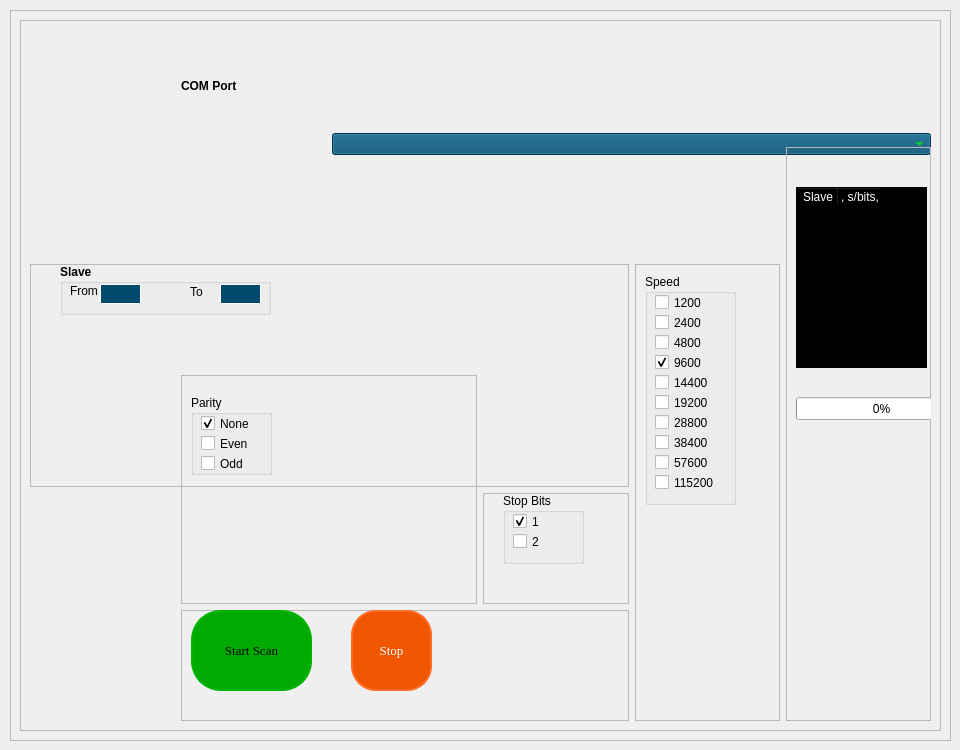
      <widget class="QWidget" name="tab_scan">
       <attribute name="title">
        <string>ModBus Scan</string>
       </attribute>
       <widget class="QFrame" name="frame_5">
        <property name="geometry">
         <rect>
          <x>10</x>
          <y>10</y>
          <width>941</width>
          <height>731</height>
         </rect>
        </property>
        <property name="frameShape">
         <enum>QFrame::StyledPanel</enum>
        </property>
        <property name="frameShadow">
         <enum>QFrame::Raised</enum>
        </property>
        <layout class="QHBoxLayout" name="horizontalLayout">
         <item>
          <widget class="QFrame" name="skan_mb_top_frame">
           <property name="frameShape">
            <enum>QFrame::StyledPanel</enum>
           </property>
           <property name="frameShadow">
            <enum>QFrame::Raised</enum>
           </property>
           <layout class="QGridLayout" name="gridLayout_5">
            <item row="5" column="1" colspan="3">
             <widget class="QFrame" name="frame_13">
              <property name="frameShape">
               <enum>QFrame::StyledPanel</enum>
              </property>
              <property name="frameShadow">
               <enum>QFrame::Raised</enum>
              </property>
              <widget class="QPushButton" name="pushButton_scan">
               <property name="geometry">
                <rect>
                 <x>10</x>
                 <y>0</y>
                 <width>121</width>
                 <height>81</height>
                </rect>
               </property>
               <property name="font">
                <font>
                 <family>Georgia</family>
                 <pointsize>10</pointsize>
                 <weight>9</weight>
                 <italic>false</italic>
                 <bold>false</bold>
                 <strikeout>false</strikeout>
                </font>
               </property>
               <property name="styleSheet">
                <string notr="true">QPushButton {
	background-color: rgb(0, 170, 0);
	border: none;
	border-left: 2px solid rgb(0, 180, 0);
	border-top: 2px solid rgb(0, 180, 0);
	border-right: 2px solid rgb(0, 180, 0);	
	border-bottom: 2px solid rgb(0, 180, 0);
	font: 75 10pt &quot;Georgia&quot;;
	color: rgb(0, 0, 0);
	border-radius: 30px;
}

QPushButton:hover {
	background-color: rgb(0, 160, 0);
	border-left: 2px solid rgb(0, 160, 0);
	border-top: 2px solid rgb(0, 160, 0);
	border-right: 2px solid rgb(0, 160, 0);	
	border-bottom: 2px solid rgb(0, 160, 0);
}

QPushButton:pressed {
	background-color: rgb(0, 180, 0);
	border-left: 2px solid rgb(0, 130, 0);
	border-top: 2px solid rgb(0, 130, 0);
	border-right: 2px solid rgb(0, 130, 0);	
	border-bottom: 2px solid rgb(0, 130, 0);
}
</string>
               </property>
               <property name="text">
                <string>Start Scan</string>
               </property>
              </widget>
              <widget class="QPushButton" name="pushButton_stop_scan">
               <property name="geometry">
                <rect>
                 <x>170</x>
                 <y>0</y>
                 <width>81</width>
                 <height>81</height>
                </rect>
               </property>
               <property name="font">
                <font>
                 <family>Georgia</family>
                 <pointsize>10</pointsize>
                 <weight>9</weight>
                 <italic>false</italic>
                 <bold>false</bold>
                </font>
               </property>
               <property name="styleSheet">
                <string notr="true">QPushButton {
	background-color: rgb(240, 85, 0);
	color: rgb(255, 255, 255);
	border: none;
	border-left: 2px solid rgb(255, 108, 35);
	border-top: 2px solid rgb(255, 108, 35);
	border-right: 2px solid rgb(255, 108, 35);	
	border-bottom: 2px solid rgb(255, 108, 35);
	font: 75 10pt &quot;Georgia&quot;;
	border-radius: 25px;
}

QPushButton:hover {
	background-color: rgb(230, 85, 0);
	border-left: 2px solid rgb(230, 85, 0);
	border-top: 2px solid rgb(230, 85, 0);
	border-right: 2px solid rgb(230, 85, 0);	
	border-bottom: 2px solid rgb(230, 85, 0);
}

QPushButton:pressed {
	background-color: rgb(250, 85, 0);
	border-left: 2px solid rgb(180, 60, 0);
	border-top: 2px solid rgb(180, 60, 0);
	border-right: 2px solid rgb(180, 60, 0);	
	border-bottom: 2px solid rgb(180, 60, 0);
}</string>
               </property>
               <property name="text">
                <string>Stop</string>
               </property>
              </widget>
             </widget>
            </item>
            <item row="0" column="2" rowspan="2" colspan="4">
             <widget class="QComboBox" name="comboBox_com_port">
              <property name="styleSheet">
               <string notr="true">background-color: rgb(0, 74, 109);
color: rgb(4, 255, 0);</string>
              </property>
             </widget>
            </item>
            <item row="3" column="1" rowspan="2" colspan="2">
             <widget class="QFrame" name="frame_9">
              <property name="frameShape">
               <enum>QFrame::StyledPanel</enum>
              </property>
              <property name="frameShadow">
               <enum>QFrame::Raised</enum>
              </property>
              <widget class="QGroupBox" name="groupBox_parity">
               <property name="geometry">
                <rect>
                 <x>10</x>
                 <y>20</y>
                 <width>81</width>
                 <height>80</height>
                </rect>
               </property>
               <property name="title">
                <string>Parity</string>
               </property>
               <widget class="QCheckBox" name="check_box_none_3">
                <property name="geometry">
                 <rect>
                  <x>10</x>
                  <y>20</y>
                  <width>62</width>
                  <height>17</height>
                 </rect>
                </property>
                <property name="text">
                 <string>None</string>
                </property>
                <property name="checked">
                 <bool>true</bool>
                </property>
                <property name="autoRepeat">
                 <bool>false</bool>
                </property>
                <property name="autoExclusive">
                 <bool>false</bool>
                </property>
                <property name="tristate">
                 <bool>false</bool>
                </property>
               </widget>
               <widget class="QCheckBox" name="check_box_even_3">
                <property name="geometry">
                 <rect>
                  <x>10</x>
                  <y>40</y>
                  <width>62</width>
                  <height>17</height>
                 </rect>
                </property>
                <property name="text">
                 <string>Even</string>
                </property>
               </widget>
               <widget class="QCheckBox" name="check_box_odd_3">
                <property name="geometry">
                 <rect>
                  <x>10</x>
                  <y>60</y>
                  <width>62</width>
                  <height>17</height>
                 </rect>
                </property>
                <property name="text">
                 <string>Odd</string>
                </property>
               </widget>
              </widget>
             </widget>
            </item>
            <item row="4" column="3">
             <widget class="QFrame" name="frame_10">
              <property name="frameShape">
               <enum>QFrame::StyledPanel</enum>
              </property>
              <property name="frameShadow">
               <enum>QFrame::Raised</enum>
              </property>
              <widget class="QGroupBox" name="groupBox_s_bits">
               <property name="geometry">
                <rect>
                 <x>20</x>
                 <y>0</y>
                 <width>81</width>
                 <height>71</height>
                </rect>
               </property>
               <property name="title">
                <string>Stop Bits</string>
               </property>
               <widget class="QCheckBox" name="check_box_sb1_3">
                <property name="geometry">
                 <rect>
                  <x>10</x>
                  <y>20</y>
                  <width>62</width>
                  <height>17</height>
                 </rect>
                </property>
                <property name="text">
                 <string>1</string>
                </property>
                <property name="checked">
                 <bool>true</bool>
                </property>
               </widget>
               <widget class="QCheckBox" name="check_box_sb2_3">
                <property name="geometry">
                 <rect>
                  <x>10</x>
                  <y>40</y>
                  <width>62</width>
                  <height>17</height>
                 </rect>
                </property>
                <property name="text">
                 <string>2</string>
                </property>
               </widget>
              </widget>
             </widget>
            </item>
            <item row="2" column="0" rowspan="2" colspan="4">
             <widget class="QFrame" name="frame_6">
              <property name="frameShape">
               <enum>QFrame::StyledPanel</enum>
              </property>
              <property name="frameShadow">
               <enum>QFrame::Raised</enum>
              </property>
              <widget class="QGroupBox" name="group_box_slave">
               <property name="geometry">
                <rect>
                 <x>30</x>
                 <y>0</y>
                 <width>211</width>
                 <height>51</height>
                </rect>
               </property>
               <property name="font">
                <font>
                 <weight>75</weight>
                 <bold>true</bold>
                </font>
               </property>
               <property name="title">
                <string>Slave</string>
               </property>
               <widget class="QLineEdit" name="etr_slave_to_3">
                <property name="geometry">
                 <rect>
                  <x>160</x>
                  <y>20</y>
                  <width>41</width>
                  <height>20</height>
                 </rect>
                </property>
                <property name="font">
                 <font>
                  <weight>50</weight>
                  <bold>false</bold>
                 </font>
                </property>
                <property name="styleSheet">
                 <string notr="true">QLineEdit {
border: 1px solid rgb(255, 255, 255);
background-color: rgb(0, 74, 109);
color: rgb(4, 255, 0);
}</string>
                </property>
                <property name="inputMask">
                 <string/>
                </property>
                <property name="text">
                 <string/>
                </property>
               </widget>
               <widget class="QLabel" name="lbl_from_3">
                <property name="geometry">
                 <rect>
                  <x>10</x>
                  <y>20</y>
                  <width>43</width>
                  <height>13</height>
                 </rect>
                </property>
                <property name="font">
                 <font>
                  <weight>50</weight>
                  <bold>false</bold>
                 </font>
                </property>
                <property name="text">
                 <string>From</string>
                </property>
               </widget>
               <widget class="QLabel" name="lbl_to_3">
                <property name="geometry">
                 <rect>
                  <x>130</x>
                  <y>20</y>
                  <width>21</width>
                  <height>16</height>
                 </rect>
                </property>
                <property name="font">
                 <font>
                  <weight>50</weight>
                  <bold>false</bold>
                 </font>
                </property>
                <property name="text">
                 <string>To</string>
                </property>
               </widget>
               <widget class="QLineEdit" name="etr_slave_from_3">
                <property name="geometry">
                 <rect>
                  <x>40</x>
                  <y>20</y>
                  <width>41</width>
                  <height>20</height>
                 </rect>
                </property>
                <property name="font">
                 <font>
                  <weight>50</weight>
                  <bold>false</bold>
                 </font>
                </property>
                <property name="styleSheet">
                 <string notr="true">QLineEdit {
border: 1px solid rgb(255, 255, 255);
background-color: rgb(0, 74, 109);
color: rgb(4, 255, 0);
}</string>
                </property>
                <property name="inputMask">
                 <string/>
                </property>
                <property name="text">
                 <string/>
                </property>
               </widget>
              </widget>
             </widget>
            </item>
            <item row="2" column="4" rowspan="4">
             <widget class="QFrame" name="frame_11">
              <property name="frameShape">
               <enum>QFrame::StyledPanel</enum>
              </property>
              <property name="frameShadow">
               <enum>QFrame::Raised</enum>
              </property>
              <widget class="QGroupBox" name="groupBox_speeds">
               <property name="geometry">
                <rect>
                 <x>10</x>
                 <y>10</y>
                 <width>91</width>
                 <height>231</height>
                </rect>
               </property>
               <property name="title">
                <string>Speed</string>
               </property>
               <widget class="QCheckBox" name="checkBox_1202">
                <property name="geometry">
                 <rect>
                  <x>10</x>
                  <y>20</y>
                  <width>62</width>
                  <height>17</height>
                 </rect>
                </property>
                <property name="text">
                 <string>1200</string>
                </property>
               </widget>
               <widget class="QCheckBox" name="checkBox_2402">
                <property name="geometry">
                 <rect>
                  <x>10</x>
                  <y>40</y>
                  <width>62</width>
                  <height>17</height>
                 </rect>
                </property>
                <property name="text">
                 <string>2400</string>
                </property>
               </widget>
               <widget class="QCheckBox" name="checkBox_4802">
                <property name="geometry">
                 <rect>
                  <x>10</x>
                  <y>60</y>
                  <width>62</width>
                  <height>17</height>
                 </rect>
                </property>
                <property name="text">
                 <string>4800</string>
                </property>
               </widget>
               <widget class="QCheckBox" name="checkBox_9602">
                <property name="geometry">
                 <rect>
                  <x>10</x>
                  <y>80</y>
                  <width>62</width>
                  <height>17</height>
                 </rect>
                </property>
                <property name="text">
                 <string>9600</string>
                </property>
                <property name="checked">
                 <bool>true</bool>
                </property>
               </widget>
               <widget class="QCheckBox" name="checkBox_14402">
                <property name="geometry">
                 <rect>
                  <x>10</x>
                  <y>100</y>
                  <width>62</width>
                  <height>17</height>
                 </rect>
                </property>
                <property name="text">
                 <string>14400</string>
                </property>
               </widget>
               <widget class="QCheckBox" name="checkBox_19202">
                <property name="geometry">
                 <rect>
                  <x>10</x>
                  <y>120</y>
                  <width>62</width>
                  <height>17</height>
                 </rect>
                </property>
                <property name="text">
                 <string>19200</string>
                </property>
               </widget>
               <widget class="QCheckBox" name="checkBox_28802">
                <property name="geometry">
                 <rect>
                  <x>10</x>
                  <y>140</y>
                  <width>62</width>
                  <height>17</height>
                 </rect>
                </property>
                <property name="text">
                 <string>28800</string>
                </property>
               </widget>
               <widget class="QCheckBox" name="checkBox_38402">
                <property name="geometry">
                 <rect>
                  <x>10</x>
                  <y>160</y>
                  <width>62</width>
                  <height>17</height>
                 </rect>
                </property>
                <property name="text">
                 <string>38400</string>
                </property>
               </widget>
               <widget class="QCheckBox" name="checkBox_57602">
                <property name="geometry">
                 <rect>
                  <x>10</x>
                  <y>180</y>
                  <width>62</width>
                  <height>17</height>
                 </rect>
                </property>
                <property name="text">
                 <string>57600</string>
                </property>
               </widget>
               <widget class="QCheckBox" name="checkBox_115202">
                <property name="geometry">
                 <rect>
                  <x>10</x>
                  <y>200</y>
                  <width>62</width>
                  <height>17</height>
                 </rect>
                </property>
                <property name="text">
                 <string>115200</string>
                </property>
               </widget>
              </widget>
             </widget>
            </item>
            <item row="1" column="5" rowspan="5">
             <widget class="QFrame" name="frame_12">
              <property name="frameShape">
               <enum>QFrame::StyledPanel</enum>
              </property>
              <property name="frameShadow">
               <enum>QFrame::Raised</enum>
              </property>
              <widget class="QTableWidget" name="table_devices">
               <property name="enabled">
                <bool>true</bool>
               </property>
               <property name="geometry">
                <rect>
                 <x>10</x>
                 <y>40</y>
                 <width>131</width>
                 <height>181</height>
                </rect>
               </property>
               <property name="sizePolicy">
                <sizepolicy hsizetype="Expanding" vsizetype="Expanding">
                 <horstretch>0</horstretch>
                 <verstretch>0</verstretch>
                </sizepolicy>
               </property>
               <property name="palette">
                <palette>
                 <active>
                  <colorrole role="WindowText">
                   <brush brushstyle="SolidPattern">
                    <color alpha="255">
                     <red>255</red>
                     <green>255</green>
                     <blue>255</blue>
                    </color>
                   </brush>
                  </colorrole>
                  <colorrole role="Button">
                   <brush brushstyle="SolidPattern">
                    <color alpha="255">
                     <red>0</red>
                     <green>0</green>
                     <blue>0</blue>
                    </color>
                   </brush>
                  </colorrole>
                  <colorrole role="Text">
                   <brush brushstyle="SolidPattern">
                    <color alpha="255">
                     <red>255</red>
                     <green>255</green>
                     <blue>255</blue>
                    </color>
                   </brush>
                  </colorrole>
                  <colorrole role="ButtonText">
                   <brush brushstyle="SolidPattern">
                    <color alpha="255">
                     <red>255</red>
                     <green>255</green>
                     <blue>255</blue>
                    </color>
                   </brush>
                  </colorrole>
                  <colorrole role="Base">
                   <brush brushstyle="SolidPattern">
                    <color alpha="255">
                     <red>0</red>
                     <green>0</green>
                     <blue>0</blue>
                    </color>
                   </brush>
                  </colorrole>
                  <colorrole role="Window">
                   <brush brushstyle="SolidPattern">
                    <color alpha="255">
                     <red>0</red>
                     <green>0</green>
                     <blue>0</blue>
                    </color>
                   </brush>
                  </colorrole>
                  <colorrole role="PlaceholderText">
                   <brush brushstyle="NoBrush">
                    <color alpha="128">
                     <red>255</red>
                     <green>255</green>
                     <blue>255</blue>
                    </color>
                   </brush>
                  </colorrole>
                 </active>
                 <inactive>
                  <colorrole role="WindowText">
                   <brush brushstyle="SolidPattern">
                    <color alpha="255">
                     <red>255</red>
                     <green>255</green>
                     <blue>255</blue>
                    </color>
                   </brush>
                  </colorrole>
                  <colorrole role="Button">
                   <brush brushstyle="SolidPattern">
                    <color alpha="255">
                     <red>0</red>
                     <green>0</green>
                     <blue>0</blue>
                    </color>
                   </brush>
                  </colorrole>
                  <colorrole role="Text">
                   <brush brushstyle="SolidPattern">
                    <color alpha="255">
                     <red>255</red>
                     <green>255</green>
                     <blue>255</blue>
                    </color>
                   </brush>
                  </colorrole>
                  <colorrole role="ButtonText">
                   <brush brushstyle="SolidPattern">
                    <color alpha="255">
                     <red>255</red>
                     <green>255</green>
                     <blue>255</blue>
                    </color>
                   </brush>
                  </colorrole>
                  <colorrole role="Base">
                   <brush brushstyle="SolidPattern">
                    <color alpha="255">
                     <red>0</red>
                     <green>0</green>
                     <blue>0</blue>
                    </color>
                   </brush>
                  </colorrole>
                  <colorrole role="Window">
                   <brush brushstyle="SolidPattern">
                    <color alpha="255">
                     <red>0</red>
                     <green>0</green>
                     <blue>0</blue>
                    </color>
                   </brush>
                  </colorrole>
                  <colorrole role="PlaceholderText">
                   <brush brushstyle="NoBrush">
                    <color alpha="128">
                     <red>255</red>
                     <green>255</green>
                     <blue>255</blue>
                    </color>
                   </brush>
                  </colorrole>
                 </inactive>
                 <disabled>
                  <colorrole role="WindowText">
                   <brush brushstyle="SolidPattern">
                    <color alpha="255">
                     <red>255</red>
                     <green>255</green>
                     <blue>255</blue>
                    </color>
                   </brush>
                  </colorrole>
                  <colorrole role="Button">
                   <brush brushstyle="SolidPattern">
                    <color alpha="255">
                     <red>0</red>
                     <green>0</green>
                     <blue>0</blue>
                    </color>
                   </brush>
                  </colorrole>
                  <colorrole role="Text">
                   <brush brushstyle="SolidPattern">
                    <color alpha="255">
                     <red>255</red>
                     <green>255</green>
                     <blue>255</blue>
                    </color>
                   </brush>
                  </colorrole>
                  <colorrole role="ButtonText">
                   <brush brushstyle="SolidPattern">
                    <color alpha="255">
                     <red>255</red>
                     <green>255</green>
                     <blue>255</blue>
                    </color>
                   </brush>
                  </colorrole>
                  <colorrole role="Base">
                   <brush brushstyle="SolidPattern">
                    <color alpha="255">
                     <red>0</red>
                     <green>0</green>
                     <blue>0</blue>
                    </color>
                   </brush>
                  </colorrole>
                  <colorrole role="Window">
                   <brush brushstyle="SolidPattern">
                    <color alpha="255">
                     <red>0</red>
                     <green>0</green>
                     <blue>0</blue>
                    </color>
                   </brush>
                  </colorrole>
                  <colorrole role="PlaceholderText">
                   <brush brushstyle="NoBrush">
                    <color alpha="128">
                     <red>255</red>
                     <green>255</green>
                     <blue>255</blue>
                    </color>
                   </brush>
                  </colorrole>
                 </disabled>
                </palette>
               </property>
               <property name="styleSheet">
                <string notr="true">background-color: rgb(0, 0, 0);
color: rgb(255, 255, 255);
font: 8pt &quot;Terminal&quot;;</string>
               </property>
               <property name="columnCount">
                <number>2</number>
               </property>
               <attribute name="horizontalHeaderDefaultSectionSize">
                <number>42</number>
               </attribute>
               <column>
                <property name="text">
                 <string>Slave</string>
                </property>
                <property name="background">
                 <color>
                  <red>0</red>
                  <green>0</green>
                  <blue>0</blue>
                 </color>
                </property>
                <property name="foreground">
                 <brush brushstyle="NoBrush">
                  <color alpha="255">
                   <red>255</red>
                   <green>255</green>
                   <blue>255</blue>
                  </color>
                 </brush>
                </property>
               </column>
               <column>
                <property name="text">
                 <string>speed, s/bits, parity</string>
                </property>
                <property name="textAlignment">
                 <set>AlignHCenter|AlignBottom</set>
                </property>
                <property name="background">
                 <color>
                  <red>0</red>
                  <green>0</green>
                  <blue>0</blue>
                 </color>
                </property>
                <property name="foreground">
                 <brush brushstyle="NoBrush">
                  <color alpha="255">
                   <red>255</red>
                   <green>255</green>
                   <blue>255</blue>
                  </color>
                 </brush>
                </property>
               </column>
              </widget>
              <widget class="QProgressBar" name="progressBar_">
               <property name="geometry">
                <rect>
                 <x>10</x>
                 <y>250</y>
                 <width>171</width>
                 <height>23</height>
                </rect>
               </property>
               <property name="value">
                <number>0</number>
               </property>
              </widget>
             </widget>
            </item>
            <item row="0" column="1">
             <widget class="QLabel" name="com_port">
              <property name="font">
               <font>
                <weight>75</weight>
                <bold>true</bold>
               </font>
              </property>
              <property name="text">
               <string>COM Port</string>
              </property>
             </widget>
            </item>
           </layout>
          </widget>
         </item>
        </layout>
       </widget>
      </widget>
